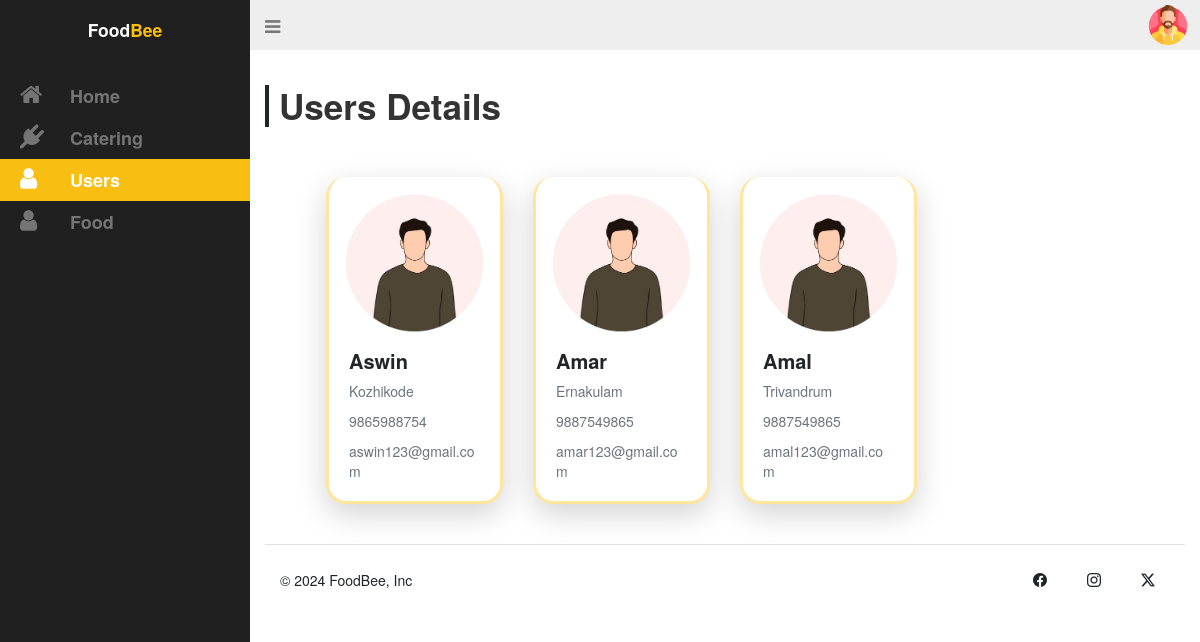
Page /Admin/pages/admin-user.php (signed in) on the earlier database version.
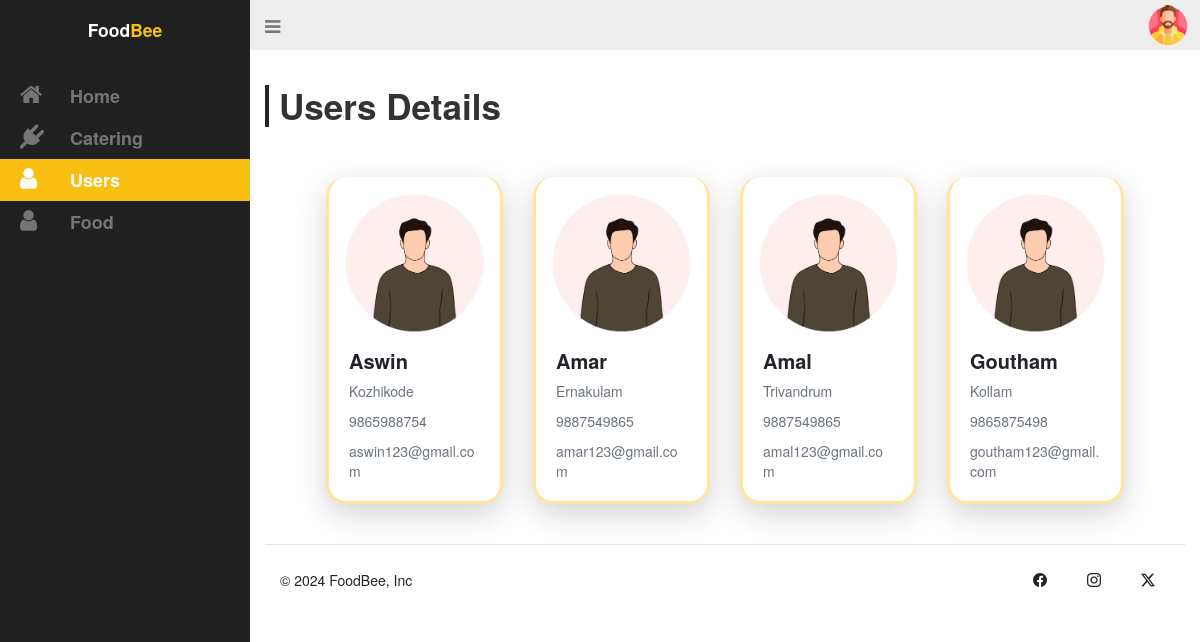
Same page on the later database version.
### tables this page shows
CREATE TABLE `user` (
  `user_id` int(11) NOT NULL,
  `user_name` varchar(20) NOT NULL,
  `user_location` varchar(20) NOT NULL,
  `user_phno` varchar(20) NOT NULL,
  `user_email` varchar(20) NOT NULL,
  `user_password` varchar(20) NOT NULL
);

### Admin/pages/admin-user.php (the view, shortened to what this page needs)
<?php
 include './connect.php';
?>
<!DOCTYPE html>
<html lang="en">
<head>
  <link rel="stylesheet" href="../static/admin.css">
  <link rel="stylesheet" href="https://cdn.jsdelivr.net/npm/bootstrap-icons@1.11.3/font/bootstrap-icons.min.css">
  <link href="https://cdn.jsdelivr.net/npm/bootstrap@5.3.3/dist/css/bootstrap.min.css" rel="stylesheet">
  <link rel="stylesheet" href="https://maxcdn.bootstrapcdn.com/bootstrap/3.3.7/css/bootstrap.min.css">
  <link rel="stylesheet" href="https://maxcdn.bootstrapcdn.com/font-awesome/4.7.0/css/font-awesome.min.css">
</head>
<body>
  <div id="wrapper">
    <aside id="sidebar-wrapper">
      <div class="sidebar-brand">
        <h2><div class="fs-3 fw-semibold">Food<span class="text-warning">Bee</span></div></h2>
      </div>
      <ul class="sidebar-nav">
        <li><a href="./admin-home.php"><i class="fa fa-home"></i>Home</a></li>
        <li><a href="./admin-catering.php"><i class="fa fa-plug"></i>Catering</a></li>
        <li class="active"><a href="./admin-user.php"><i class="fa fa-user"></i>Users</a></li>
        <li><a href="./admin-food.php"><i class="fa fa-user"></i>Food</a></li>
      </ul>
    </aside>
    <div id="navbar-wrapper">
      <nav class="navbar navbar-inverse">
        <div class="container-fluid justify-content-between">
          <div class="navbar-header position-absolute top-0">
            <a href="#" class="navbar-brand" id="sidebar-toggle"><i class="fa fa-bars"></i></a>
          </div>
          <div class="d-flex align-items-center position-absolute end-0">
            <button class="btn rounded-circle border-0"  data-bs-toggle="dropdown" aria-expanded="false">
              <img src="../static/user.png" alt="" width="40">
            </button>
          </div>
        </div>
      </nav>
    </div>
    <section id="content-wrapper">
      <div class="row">
        <div class="col-lg-12">
        <h2 class="content-title display-4 fw-semibold border-start px-3 border-4 border-dark">Users Details</h2>
          <div class="container"  style="width:90%;">
            <div class="row my-5">
<?php
$sql=mysqli_query($conn,"SELECT * FROM user ORDER BY user_id ");
while($row=mysqli_fetch_assoc($sql))
{
    $us_name=$row['user_name'];
    $us_loc=$row['user_location'];
    $us_phno=$row['user_phno'];
    $us_mail=$row['user_email'];
?>
              <div class="col-lg-3 col-md-4 col-sm-6 col-12 my-3">
                <div class="card text-decoration-none h-100 rounded-5 p-3 border-3 border-warning-subtle border-top-0 shadow-lg">
                  <img src="../static/profile.png" class="card-img-top rounded-top-4 mx-auto" alt="..." style="width:150px;">
                  <div class="card-body">
                    <div class="card-title fs-2 fw-bold"><?php echo $us_name; ?></div>
                    <p class="card-text text-secondary"><?php echo $us_loc; ?></p>
                    <p class="card-text text-secondary"><?php echo $us_phno; ?></p>
                    <p class="card-text text-secondary"><?php echo $us_mail; ?></p>
                  </div>
                </div>
              </div>
<?php
}
?>
            </div>
          </div>
        </div>
      </div>
      <div class="row">
  <div class="container-fluid" >
    <footer class="d-flex flex-wrap justify-content-between align-items-center py-4 border-top">
      <div class="col-md-4 d-flex align-items-center">
        <span class="mb-3 mb-md-0 text-dark">&copy; 2024 FoodBee, Inc</span>
      </div>
      <ul class="nav col-md-4 justify-content-end list-unstyled d-flex">
        <li class="ms-3"><a class=" text-dark" href="#"><i class="bi bi-facebook" width="24" height="24"></i></a></li>
        <li class="ms-3"><a class=" text-dark" href="#"><i class="bi bi-instagram" width="24" height="24"></i></a></li>
        <li class="ms-3"><a class=" text-dark" href="#"><i class="bi bi-twitter-x" width="24" height="24"></i></a></li>
      </ul>
    </footer>
  </div>
      </div>
    </section>
  </div>
</body>
</html>

### Admin/static/admin.css (style rules this page uses)
body { padding-bottom: 30px; position: relative; min-height: 100%; }
a { transition: background 0.2s, color 0.2s; }
#wrapper { padding-left: 0; transition: all 0.5s ease; position: relative; }
#sidebar-wrapper { z-index: 1000; position: fixed; left: 250px; width: 0; height: 100%; margin-left: -250px; overflow-y: auto; overflow-x: hidden; background: #202020; transition: all 0.5s ease; }
.sidebar-brand { position: absolute; top: 0; width: 250px; text-align: center; padding: 20px 0; }
.sidebar-brand h2 { margin: 0; font-weight: 600; font-size: 24px; color: #fff; }
.sidebar-nav { position: absolute; top: 75px; width: 250px; margin: 0; padding: 0; list-style: none; }
.sidebar-nav > li { text-indent: 10px; line-height: 42px; }
.sidebar-nav > li a { display: block; text-decoration: none; color: #757575; font-weight: 600; font-size: 18px; }
.sidebar-nav > li > a:hover, .sidebar-nav > li.active > a { text-decoration: none; color: #fff; background: #F8BE12; }
.sidebar-nav > li > a i.fa { font-size: 24px; width: 60px; }
#navbar-wrapper { width: 100%; position: absolute; z-index: 2; }
#navbar-wrapper .navbar { border-width: 0 0 0 0; background-color: #eee; font-size: 24px; margin-bottom: 0; border-radius: 0; }
#navbar-wrapper .navbar a { color: #757575; }
#content-wrapper { width: 100%; position: absolute; padding: 15px; top: 100px; }
@media (min-width: 992px) { #wrapper { padding-left: 250px; } }
@media (min-width: 992px) { #sidebar-wrapper { width: 250px; } }
@media (min-width: 992px) { #navbar-wrapper { position: relative; } }
@media (min-width: 992px) { #content-wrapper { position: relative; top: 0; } }

Differences in the rows shown:
added user: user_name "Goutham", user_location "Kollam", user_phno "9865875498", user_email "goutham123@gmail.com"
